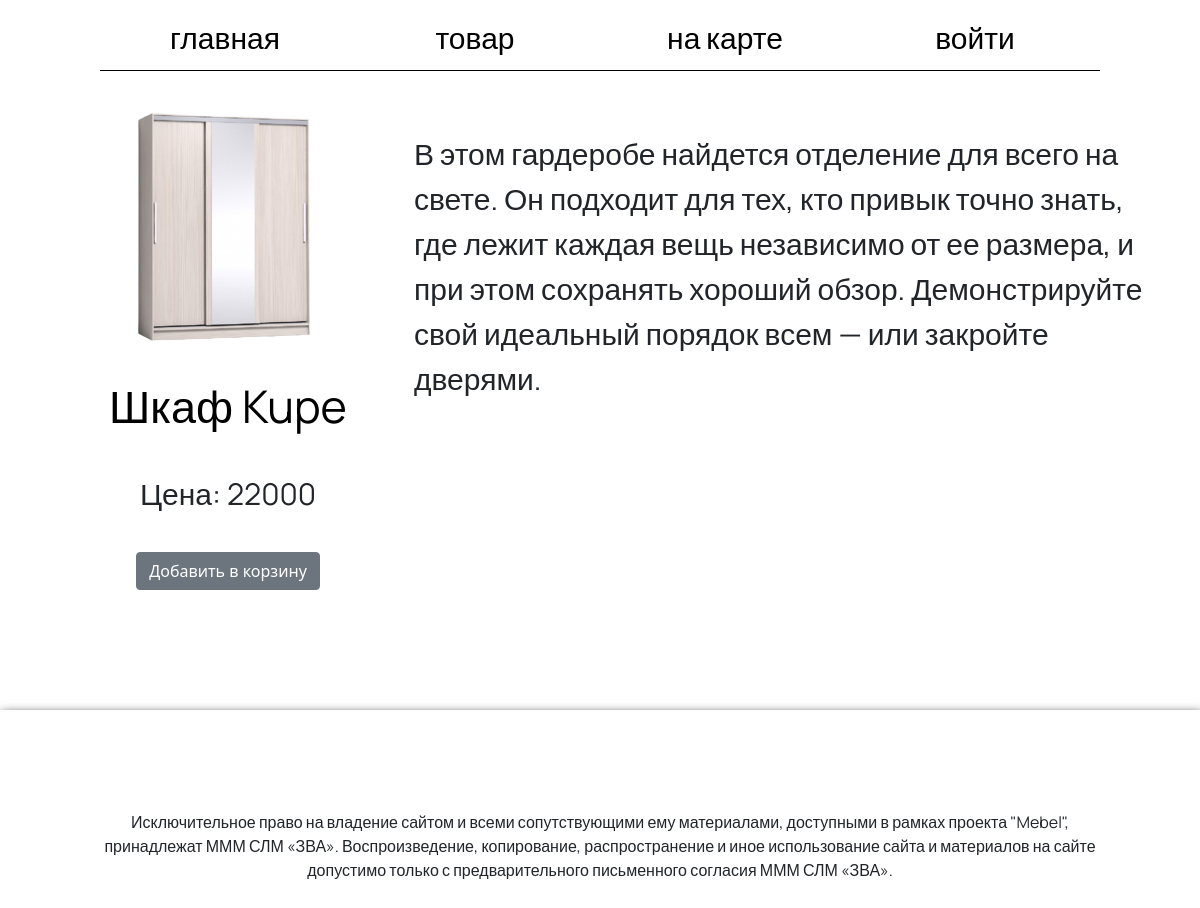
The app's page /products/2 with its own data.
### data/products.py (models this page shows)
class Product(SqlAlchemyBase):
    __tablename__ = 'products'
    id = sqlalchemy.Column(sqlalchemy.Integer, primary_key=True, autoincrement=True)
    name = sqlalchemy.Column(sqlalchemy.String, unique=True)
    price = sqlalchemy.Column(sqlalchemy.Integer, nullable=True)
    image_name = sqlalchemy.Column(sqlalchemy.String)
    description = sqlalchemy.Column(sqlalchemy.String)

### main.py (the view)
@app.route('/products/<int:id>', methods=['GET', 'POST'])
def single_product(id):
    db_sess = db_session.create_session()
    product = db_sess.query(Product).filter(Product.id == id).first()
    if product:
        return render_template('product.html',
                               product_name=product.name,
                               image_name=product.image_name,
                               item_price=product.price,
                               item_id=product.id,
                               description=product.description,
                               added=False)
    else:
        abort(404)

### data/db_session.py (called while the page is built)
def create_session() -> Session:
    global __factory
    return __factory()

### templates/product.html (shortened to what this page needs)
{% extends "base.html" %}
{% block content %}
    <div class="container_of_product">
        <div class="row_product">
            <p class="product_img"><img src="{{url_for('static', filename=image_name)}}" class="product_img"></p>
            <p class="product_title">{{ product_name }}</p>
            <p class="product_set">Цена: {{ item_price }}</p>
            <p><a class="btn btn-secondary" href="/cart/{{ item_id }}">Добавить в корзину</a></p>
        </div>
        <div class="description_of_product">
            {{ description }}
        </div>
    </div>
{% endblock %}

### static/styles/style_base.css (style rules this page uses)
html,body { height: 100%; width: 100%; margin: 0; padding: 0; }
.product_set { margin-top: 30px; }

### static/styles/style_products.css (style rules this page uses)
p { text-align: center; }
.container_of_product { display: grid; grid-template: 1fr / 1fr 2fr; }
.product_title { transition-duration: 0.3s; font-family: 'Manrope', sans-serif; font-size: 45px; text-align: center; text-decoration-line: none; color: black; }
.product_set { font-family: 'Manrope', sans-serif; font-size: 30px; }
.row_product { margin: 30px; }
.description_of_product { font-family: 'Manrope', sans-serif; font-size: 30px; margin-top: 60px; }
.btn-secondary { margin: 20px; }

### static/styles/style_index.css (style rules this page uses)
html,body { height: 100%; width: 100%; margin: 0; padding: 0; }
p { text-align: center; }

### records on screen
Product: image_name (picture), name "Шкаф Kupe", price "22000", description "В этом гардеробе найдется отделение для всего на свете. Он подходит для тех, кто привык точно знать, где лежит каждая вещь независимо от ее размера, и при этом сохранять хороший обзор. Демонстрируйте свой идеальный порядок всем — или закройте дверями."
